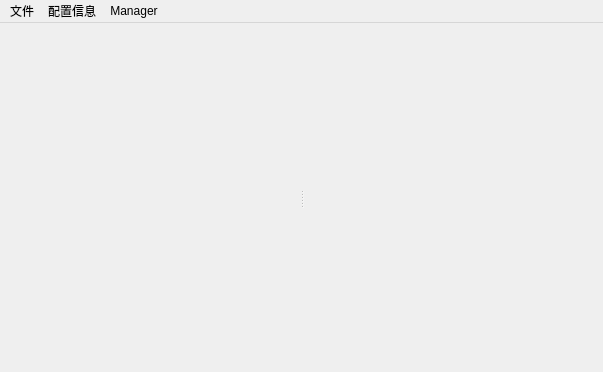
<?xml version="1.0" encoding="UTF-8"?>
<ui version="4.0">
 <class>KFileEdtitorClass</class>
 <widget class="QMainWindow" name="KFileEdtitorClass">
  <property name="geometry">
   <rect>
    <x>0</x>
    <y>0</y>
    <width>603</width>
    <height>372</height>
   </rect>
  </property>
  <property name="windowTitle">
   <string>激发仿真软件</string>
  </property>
  <widget class="QWidget" name="centralWidget">
   <layout class="QVBoxLayout" name="verticalLayout_2">
    <property name="spacing">
     <number>3</number>
    </property>
    <property name="leftMargin">
     <number>9</number>
    </property>
    <property name="topMargin">
     <number>9</number>
    </property>
    <property name="rightMargin">
     <number>9</number>
    </property>
    <property name="bottomMargin">
     <number>9</number>
    </property>
    <item>
     <widget class="QSplitter" name="splitter">
      <property name="orientation">
       <enum>Qt::Horizontal</enum>
      </property>
      <widget class="QWidget" name="verticalLayoutWidget">
       <layout class="QVBoxLayout" name="verticalLayout">
        <property name="spacing">
         <number>0</number>
        </property>
       </layout>
      </widget>
      <widget class="QWidget" name="horizontalLayoutWidget">
       <layout class="QHBoxLayout" name="horizontalLayout">
        <property name="spacing">
         <number>0</number>
        </property>
       </layout>
      </widget>
     </widget>
    </item>
   </layout>
  </widget>
  <widget class="QMenuBar" name="menuBar">
   <property name="geometry">
    <rect>
     <x>0</x>
     <y>0</y>
     <width>603</width>
     <height>23</height>
    </rect>
   </property>
   <widget class="QMenu" name="menu">
    <property name="title">
     <string>文件</string>
    </property>
    <addaction name="actionOpen"/>
    <addaction name="actionSave"/>
   </widget>
   <widget class="QMenu" name="menu_2">
    <property name="title">
     <string>配置信息</string>
    </property>
    <addaction name="actionSetting"/>
   </widget>
   <widget class="QMenu" name="menuManager">
    <property name="title">
     <string>Manager</string>
    </property>
    <addaction name="actionOpenDyna"/>
    <addaction name="actionDynaClose"/>
   </widget>
   <addaction name="menu"/>
   <addaction name="menu_2"/>
   <addaction name="menuManager"/>
  </widget>
  <action name="actionOpen">
   <property name="text">
    <string>打开</string>
   </property>
  </action>
  <action name="actionSave">
   <property name="text">
    <string>导出</string>
   </property>
  </action>
  <action name="menuDemo">
   <property name="text">
    <string>Demo</string>
   </property>
  </action>
  <action name="actionSetting">
   <property name="text">
    <string>路径选择</string>
   </property>
  </action>
  <action name="actionDyna">
   <property name="text">
    <string>manager</string>
   </property>
  </action>
  <action name="actionOpenDyna">
   <property name="text">
    <string>Open</string>
   </property>
  </action>
  <action name="actionDynaClose">
   <property name="text">
    <string>close</string>
   </property>
  </action>
 </widget>
 <layoutdefault spacing="6" margin="11"/>
 <resources>
  <include location="SurfaceDyna.qrc"/>
 </resources>
 <connections/>
</ui>
